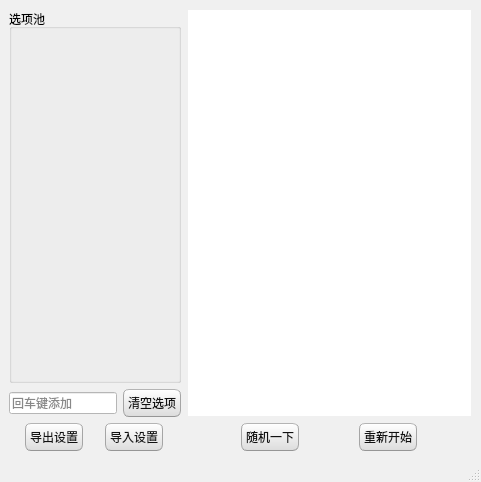
<?xml version="1.0" encoding="UTF-8"?>
<ui version="4.0">
 <class>MainWindow</class>
 <widget class="QMainWindow" name="MainWindow">
  <property name="geometry">
   <rect>
    <x>0</x>
    <y>0</y>
    <width>481</width>
    <height>482</height>
   </rect>
  </property>
  <property name="windowTitle">
   <string>天命之选</string>
  </property>
  <property name="styleSheet">
   <string notr="true">QMainWindow {
	background-color:#f0f0f0;
}
QCheckBox {
	padding:2px;
}
QCheckBox:hover {
	border:1px solid rgb(255,150,60);
	border-radius:4px;
	padding: 1px;
	background-color:qlineargradient(spread:pad, x1:0.5, y1:1, x2:0.5, y2:0, stop:0 rgba(190, 90, 50, 50), stop:1 rgba(250, 130, 40, 50));
}
QCheckBox::indicator:checked {
	border:1px solid rgb(246, 134, 86);
	border-radius:4px;
  	background-color:rgb(246, 134, 86)
}
QCheckBox::indicator:unchecked {
	border-width:1px solid rgb(246, 134, 86);
	border-radius:4px;
  	background-color:rgb(255,255,255);
}
QColorDialog {
	background-color:#f0f0f0;
}
QComboBox {
	color:rgb(81,72,65);
	background: #ffffff;
}
QComboBox:editable {
	selection-color:rgb(81,72,65);
	selection-background-color: #ffffff;
}
QComboBox QAbstractItemView {
	selection-color: #ffffff;
	selection-background-color: rgb(246, 134, 86);
}
QComboBox:!editable:on, QComboBox::drop-down:editable:on {
	color:  #1e1d23;	
}
QDateTimeEdit, QDateEdit, QDoubleSpinBox, QFontComboBox {
	color:rgb(81,72,65);
	background-color: #ffffff;
}

QDialog {
	background-color:#f0f0f0;
}

QLabel,QLineEdit {
	color:rgb(17,17,17);
}
QLineEdit {
	background-color:rgb(255,255,255);
	selection-background-color:rgb(236,116,64);
}
QMenuBar {
	color:rgb(223,219,210);
	background-color:rgb(65,64,59);
}
QMenuBar::item {
	padding-top:4px;
	padding-left:4px;
	padding-right:4px;
	color:rgb(223,219,210);
	background-color:rgb(65,64,59);
}
QMenuBar::item:selected {
	color:rgb(255,255,255);
	padding-top:2px;
	padding-left:2px;
	padding-right:2px;
	border-top-width:2px;
	border-left-width:2px;
	border-right-width:2px;
	border-top-right-radius:4px;
	border-top-left-radius:4px;
	border-style:solid;
	background-color:rgb(65,64,59);
	border-top-color: rgb(47,47,44);
	border-right-color: qlineargradient(spread:pad, x1:0, y1:1, x2:1, y2:0, stop:0 rgba(90, 87, 78, 255), stop:1 rgba(47,47,44, 255));
	border-left-color:  qlineargradient(spread:pad, x1:1, y1:0, x2:0, y2:0, stop:0 rgba(90, 87, 78, 255), stop:1 rgba(47,47,44, 255));
}
QMenu {
	color:rgb(223,219,210);
	background-color:rgb(65,64,59);
}
QMenu::item {
	color:rgb(223,219,210);
	padding:4px 10px 4px 20px;
}
QMenu::item:selected {
	color:rgb(255,255,255);
	background-color: qlineargradient(spread:pad, x1:0.5, y1:1, x2:0.5, y2:0, stop:0 rgba(225, 108, 54, 255), stop:1 rgba(246, 134, 86, 255));
	border-style:solid;
	border-width:3px;
	padding:4px 7px 4px 17px;
	border-bottom-color:qlineargradient(spread:pad, x1:0.5, y1:1, x2:0.5, y2:0, stop:0 rgba(175,85,48,255), stop:1 rgba(236,114,67, 255));
	border-top-color:qlineargradient(spread:pad, x1:0.5, y1:1, x2:0.5, y2:0, stop:0 rgba(253,156,113,255), stop:1 rgba(205,90,46, 255));
	border-right-color:qlineargradient(spread:pad, x1:0, y1:0.5, x2:1, y2:0.5, stop:0 rgba(253,156,113,255), stop:1 rgba(205,90,46, 255));
	border-left-color:qlineargradient(spread:pad, x1:1, y1:0.5, x2:0, y2:0.5, stop:0 rgba(253,156,113,255), stop:1 rgba(205,90,46, 255));
}
QPlainTextEdit {
	border: 1px solid transparent;
	color:rgb(17,17,17);
	selection-background-color:rgb(236,116,64);
    background-color: #FFFFFF;
}

QProgressBar {
	text-align: center;
	color: rgb(0, 0, 0);
	border: 1px inset rgb(150,150,150); 
	border-radius: 10px;
	background-color:rgb(221,221,219);
}
QProgressBar::chunk:horizontal {
	background-color: qlineargradient(spread:pad, x1:0.5, y1:1, x2:0.5, y2:0, stop:0 rgba(225, 108, 54, 255), stop:1 rgba(246, 134, 86, 255));
	border:1px solid;
	border-radius:8px;
	border-bottom-color:qlineargradient(spread:pad, x1:0.5, y1:1, x2:0.5, y2:0, stop:0 rgba(175,85,48,255), stop:1 rgba(236,114,67, 255));
	border-top-color:qlineargradient(spread:pad, x1:0.5, y1:1, x2:0.5, y2:0, stop:0 rgba(253,156,113,255), stop:1 rgba(205,90,46, 255));
	border-right-color:qlineargradient(spread:pad, x1:0, y1:0.5, x2:1, y2:0.5, stop:0 rgba(253,156,113,255), stop:1 rgba(205,90,46, 255));
	border-left-color:qlineargradient(spread:pad, x1:1, y1:0.5, x2:0, y2:0.5, stop:0 rgba(253,156,113,255), stop:1 rgba(205,90,46, 255));
}
QPushButton{
	color:rgb(17,17,17);
	border-width: 1px;
	border-radius: 6px;
	border-bottom-color: rgb(150,150,150);
	border-right-color: rgb(165,165,165);
	border-left-color: rgb(165,165,165);
	border-top-color: rgb(180,180,180);
	border-style: solid;
	padding: 4px;
	background-color: qlineargradient(spread:pad, x1:0.5, y1:1, x2:0.5, y2:0, stop:0 rgba(220, 220, 220, 255), stop:1 rgba(255, 255, 255, 255));
}
QPushButton:hover{
	color:rgb(17,17,17);
	border-width: 1px;
	border-radius:6px;
	border-top-color: rgb(255,150,60);
	border-right-color: qlineargradient(spread:pad, x1:0, y1:1, x2:1, y2:0, stop:0 rgba(200, 70, 20, 255), stop:1 rgba(255,150,60, 255));
	border-left-color:  qlineargradient(spread:pad, x1:1, y1:0, x2:0, y2:0, stop:0 rgba(200, 70, 20, 255), stop:1 rgba(255,150,60, 255));
	border-bottom-color: rgb(200,70,20);
	border-style: solid;
	padding: 2px;
	background-color: qlineargradient(spread:pad, x1:0.5, y1:1, x2:0.5, y2:0, stop:0 rgba(220, 220, 220, 255), stop:1 rgba(255, 255, 255, 255));
}
QPushButton:default{
	color:rgb(17,17,17);
	border-width: 1px;
	border-radius:6px;
	border-top-color: rgb(255,150,60);
	border-right-color: qlineargradient(spread:pad, x1:0, y1:1, x2:1, y2:0, stop:0 rgba(200, 70, 20, 255), stop:1 rgba(255,150,60, 255));
	border-left-color:  qlineargradient(spread:pad, x1:1, y1:0, x2:0, y2:0, stop:0 rgba(200, 70, 20, 255), stop:1 rgba(255,150,60, 255));
	border-bottom-color: rgb(200,70,20);
	border-style: solid;
	padding: 2px;
	background-color: qlineargradient(spread:pad, x1:0.5, y1:1, x2:0.5, y2:0, stop:0 rgba(220, 220, 220, 255), stop:1 rgba(255, 255, 255, 255));
}
QPushButton:pressed{
	color:rgb(17,17,17);
	border-width: 1px;
	border-radius: 6px;
	border-width: 1px;
	border-top-color: rgba(255,150,60,200);
	border-right-color: qlineargradient(spread:pad, x1:0, y1:1, x2:1, y2:0, stop:0 rgba(200, 70, 20, 255), stop:1 rgba(255,150,60, 200));
	border-left-color:  qlineargradient(spread:pad, x1:1, y1:0, x2:0, y2:0, stop:0 rgba(200, 70, 20, 255), stop:1 rgba(255,150,60, 200));
	border-bottom-color: rgba(200,70,20,200);
	border-style: solid;
	padding: 2px;
	background-color: qlineargradient(spread:pad, x1:0.5, y1:0, x2:0.5, y2:1, stop:0 rgba(220, 220, 220, 255), stop:1 rgba(255, 255, 255, 255));
}
QPushButton:disabled{
	color:rgb(174,167,159);
	border-width: 1px;
	border-radius: 6px;
	background-color: qlineargradient(spread:pad, x1:0.5, y1:1, x2:0.5, y2:0, stop:0 rgba(200, 200, 200, 255), stop:1 rgba(230, 230, 230, 255));
}
QRadioButton {
	padding: 1px;
}
QRadioButton::indicator:checked {
	height: 10px;
	width: 10px;
	border-style:solid;
	border-radius:5px;
	border-width: 1px;
	border-color: rgba(246, 134, 86, 255);
	color: #a9b7c6;
	background-color:rgba(246, 134, 86, 255);
}
QRadioButton::indicator:!checked {
	height: 10px;
	width: 10px;
	border-style:solid;
	border-radius:5px;
	border-width: 1px;
	border-color: rgb(246, 134, 86);
	color: #a9b7c6;
	background-color: transparent;
}
QScrollArea {
	color: white;
	background-color:#f0f0f0;
}
QSlider::groove {
	border-style: solid;
	border-width: 1px;
	border-color: rgb(207,207,207);
}
QSlider::groove:horizontal {
	height: 5px;
	background: rgb(246, 134, 86);
}
QSlider::groove:vertical {
	width: 5px;
	background: rgb(246, 134, 86);
}
QSlider::handle:horizontal {
	background: rgb(253,253,253);
	border-style: solid;
	border-width: 1px;
	border-color: rgb(207,207,207);
	width: 12px;
	margin: -5px 0;
	border-radius: 7px;
}
QSlider::handle:vertical {
	background: rgb(253,253,253);
	border-style: solid;
	border-width: 1px;
	border-color: rgb(207,207,207);
	height: 12px;
	margin: 0 -5px;
	border-radius: 7px;
}
QSlider::add-page:horizontal, QSlider::add-page:vertical {
 	background: white;
}
QSlider::sub-page:horizontal, QSlider::sub-page:vertical {
	background: rgb(246, 134, 86);
}
QStatusBar, QSpinBox {
	color:rgb(81,72,65);
}
QSpinBox {
	background-color: #ffffff;
}
QScrollBar:horizontal {
	max-height: 20px;
	border: 1px transparent;
	margin: 0px 20px 0px 20px;
}
QScrollBar::handle:horizontal {
	background: rgb(253,253,253);
	border: 1px solid rgb(207,207,207);
	border-radius: 7px;
	min-width: 25px;
}
QScrollBar::handle:horizontal:hover {
	background: rgb(253,253,253);
	border: 1px solid rgb(255,150,60);
	border-radius: 7px;
	min-width: 25px;
}
QScrollBar::add-line:horizontal {
  	border: 1px solid rgb(207,207,207);
  	border-top-right-radius: 7px;
  	border-top-left-radius: 7px;
  	border-bottom-right-radius: 7px;
  	background: rgb(255, 255, 255);
  	width: 20px;
  	subcontrol-position: right;
  	subcontrol-origin: margin;
}
QScrollBar::add-line:horizontal:hover {
  	border: 1px solid rgb(255,150,60);
  	border-top-right-radius: 7px;
  	border-top-left-radius: 7px;
  	border-bottom-right-radius: 7px;
  	background: rgb(255, 255, 255);
  	width: 20px;
  	subcontrol-position: right;
  	subcontrol-origin: margin;
}
QScrollBar::add-line:horizontal:pressed {
  	border: 1px solid grey;
  	border-top-left-radius: 7px;
  	border-top-right-radius: 7px;
  	border-bottom-right-radius: 7px;
  	background: rgb(231,231,231);
  	width: 20px;
  	subcontrol-position: right;
  	subcontrol-origin: margin;
}
QScrollBar::sub-line:horizontal {
  	border: 1px solid rgb(207,207,207);
  	border-top-right-radius: 7px;
  	border-top-left-radius: 7px;
  	border-bottom-left-radius: 7px;
  	background: rgb(255, 255, 255);
  	width: 20px;
  	subcontrol-position: left;
  	subcontrol-origin: margin;
}
QScrollBar::sub-line:horizontal:hover {
  	border: 1px solid rgb(255,150,60);
  	border-top-right-radius: 7px;
  	border-top-left-radius: 7px;
  	border-bottom-left-radius: 7px;
  	background: rgb(255, 255, 255);
  	width: 20px;
  	subcontrol-position: left;
  	subcontrol-origin: margin;
}
QScrollBar::sub-line:horizontal:pressed {
  	border: 1px solid grey;
  	border-top-right-radius: 7px;
  	border-top-left-radius: 7px;
  	border-bottom-left-radius: 7px;
  	background: rgb(231,231,231);
  	width: 20px;
  	subcontrol-position: left;
  	subcontrol-origin: margin;
}
QScrollBar::left-arrow:horizontal {
  	border: 1px transparent grey;
  	border-top-left-radius: 3px;
  	border-bottom-left-radius: 3px;
  	width: 6px;
  	height: 6px;
  	background: rgb(230,230,230);
}
QScrollBar::right-arrow:horizontal {
	border: 1px transparent grey;
	border-top-right-radius: 3px;
	border-bottom-right-radius: 3px;
  	width: 6px;
  	height: 6px;
 	background: rgb(230,230,230);
}
QScrollBar::add-page:horizontal, QScrollBar::sub-page:horizontal {
 	background: none;
} 
QScrollBar:vertical {
	max-width: 20px;
	border: 1px transparent grey;
	margin: 20px 0px 20px 0px;
}
QScrollBar::add-line:vertical {
	border: 1px solid;
	border-color: rgb(207,207,207);
	border-bottom-right-radius: 7px;
	border-bottom-left-radius: 7px;
	border-top-left-radius: 7px;
	background: rgb(255, 255, 255);
  	height: 20px;
  	subcontrol-position: bottom;
  	subcontrol-origin: margin;
}
QScrollBar::add-line:vertical:hover {
  	border: 1px solid;
  	border-color: rgb(255,150,60);
  	border-bottom-right-radius: 7px;
  	border-bottom-left-radius: 7px;
  	border-top-left-radius: 7px;
  	background: rgb(255, 255, 255);
  	height: 20px;
  	subcontrol-position: bottom;
  	subcontrol-origin: margin;
}
QScrollBar::add-line:vertical:pressed {
  	border: 1px solid grey;
  	border-bottom-left-radius: 7px;
  	border-bottom-right-radius: 7px;
  	border-top-left-radius: 7px;
  	background: rgb(231,231,231);
  	height: 20px;
  	subcontrol-position: bottom;
  	subcontrol-origin: margin;
}
QScrollBar::sub-line:vertical {
  	border: 1px solid rgb(207,207,207);
  	border-top-right-radius: 7px;
  	border-top-left-radius: 7px;
  	border-bottom-left-radius: 7px;
  	background: rgb(255, 255, 255);
  	height: 20px;
  	subcontrol-position: top;
  	subcontrol-origin: margin;
}
QScrollBar::sub-line:vertical:hover {
  	border: 1px solid rgb(255,150,60);
  	border-top-right-radius: 7px;
  	border-top-left-radius: 7px;
  	border-bottom-left-radius: 7px;
	background: rgb(255, 255, 255);
  	height: 20px;
  	subcontrol-position: top;
  	subcontrol-origin: margin;
}
QScrollBar::sub-line:vertical:pressed {
  	border: 1px solid grey;
  	border-top-left-radius: 7px;
  	border-top-right-radius: 7px;
  	background: rgb(231,231,231);
 	height: 20px;
  	subcontrol-position: top;
  	subcontrol-origin: margin;
}
QScrollBar::handle:vertical {
	background: rgb(253,253,253);
	border: 1px solid rgb(207,207,207);
	border-radius: 7px;
	min-height: 25px;
}
QScrollBar::handle:vertical:hover {
	background: rgb(253,253,253);
	border: 1px solid rgb(255,150,60);
	border-radius: 7px;
	min-height: 25px;
}
QScrollBar::up-arrow:vertical {
	border: 1px transparent grey;
  	border-top-left-radius: 3px;
	border-top-right-radius: 3px;
  	width: 6px;
  	height: 6px;
  	background: rgb(230,230,230);
}
QScrollBar::down-arrow:vertical {
  	border: 1px transparent grey;
  	border-bottom-left-radius: 3px;
  	border-bottom-right-radius: 3px;
  	width: 6px;
  	height: 6px;
  	background: rgb(230,230,230);
}
QScrollBar::add-page:vertical, QScrollBar::sub-page:vertical {
  	background: none;
}
QTabWidget {
	color:rgb(0,0,0);
	background-color:rgb(247,246,246);
}
QTabWidget::pane {
	border-color: rgb(180,180,180);
	background-color:rgb(247,246,246);
	border-style: solid;
	border-width: 1px;
  	border-radius: 6px;
}
QTabBar::tab {
	padding-left:4px;
	padding-right:4px;
	padding-bottom:2px;
	padding-top:2px;
	color:rgb(81,72,65);
  	background-color: qlineargradient(spread:pad, x1:0.5, y1:1, x2:0.5, y2:0, stop:0 rgba(221,218,217,255), stop:1 rgba(240,239,238,255));
	border-style: solid;
	border-width: 1px;
  	border-top-right-radius:4px;
	border-top-left-radius:4px;
	border-top-color: rgb(180,180,180);
	border-left-color: rgb(180,180,180);
	border-right-color: rgb(180,180,180);
	border-bottom-color: transparent;
}
QTabBar::tab:selected, QTabBar::tab:last:selected, QTabBar::tab:hover {
  	background-color:rgb(247,246,246);
  	margin-left: 0px;
  	margin-right: 1px;
}
QTabBar::tab:!selected {
	margin-top: 1px;
	margin-right: 1px;
}
QTextEdit {
	border-width: 1px;
	border-style: solid;
	border-color:transparent;
	color:rgb(17,17,17);
	selection-background-color:rgb(236,116,64);
}
QTimeEdit, QToolBox, QToolBox::tab, QToolBox::tab:selected {
	color:rgb(81,72,65);
	background-color: #ffffff;
}</string>
  </property>
  <widget class="QWidget" name="centralwidget">
   <layout class="QHBoxLayout" name="horizontalLayout_14">
    <item>
     <layout class="QHBoxLayout" name="horizontalLayout_3" stretch="1,2">
      <item>
       <layout class="QVBoxLayout" name="verticalLayout_2" stretch="8,1,1">
        <item>
         <widget class="QGroupBox" name="groupBox_options">
          <property name="title">
           <string>选项池</string>
          </property>
          <layout class="QVBoxLayout" name="verticalLayout_3"/>
         </widget>
        </item>
        <item>
         <layout class="QHBoxLayout" name="horizontalLayout_15" stretch="2,0">
          <item>
           <widget class="QLineEdit" name="lineEdit_input">
            <property name="sizePolicy">
             <sizepolicy hsizetype="Minimum" vsizetype="Fixed">
              <horstretch>0</horstretch>
              <verstretch>0</verstretch>
             </sizepolicy>
            </property>
            <property name="placeholderText">
             <string>回车键添加</string>
            </property>
           </widget>
          </item>
          <item>
           <widget class="QPushButton" name="pushButton_clear_options">
            <property name="text">
             <string>清空选项</string>
            </property>
           </widget>
          </item>
         </layout>
        </item>
        <item>
         <layout class="QHBoxLayout" name="horizontalLayout_2">
          <item>
           <widget class="QPushButton" name="pushButton_save">
            <property name="sizePolicy">
             <sizepolicy hsizetype="Fixed" vsizetype="Fixed">
              <horstretch>0</horstretch>
              <verstretch>0</verstretch>
             </sizepolicy>
            </property>
            <property name="text">
             <string>导出设置</string>
            </property>
           </widget>
          </item>
          <item>
           <widget class="QPushButton" name="pushButton_load">
            <property name="sizePolicy">
             <sizepolicy hsizetype="Fixed" vsizetype="Fixed">
              <horstretch>0</horstretch>
              <verstretch>0</verstretch>
             </sizepolicy>
            </property>
            <property name="text">
             <string>导入设置</string>
            </property>
           </widget>
          </item>
         </layout>
        </item>
       </layout>
      </item>
      <item>
       <layout class="QVBoxLayout" name="verticalLayout" stretch="9,1">
        <item>
         <widget class="QTextBrowser" name="textBrowser">
          <property name="styleSheet">
           <string notr="true">color:rgb(138, 71, 255);
</string>
          </property>
          <property name="html">
           <string>&lt;!DOCTYPE HTML PUBLIC &quot;-//W3C//DTD HTML 4.0//EN&quot; &quot;http://www.w3.org/TR/REC-html40/strict.dtd&quot;&gt;
&lt;html&gt;&lt;head&gt;&lt;meta name=&quot;qrichtext&quot; content=&quot;1&quot; /&gt;&lt;style type=&quot;text/css&quot;&gt;
p, li { white-space: pre-wrap; }
&lt;/style&gt;&lt;/head&gt;&lt;body style=&quot; font-family:'SimSun'; font-size:9pt; font-weight:400; font-style:normal;&quot;&gt;
&lt;p style=&quot;-qt-paragraph-type:empty; margin-top:0px; margin-bottom:0px; margin-left:0px; margin-right:0px; -qt-block-indent:0; text-indent:0px;&quot;&gt;&lt;br /&gt;&lt;/p&gt;&lt;/body&gt;&lt;/html&gt;</string>
          </property>
          <property name="placeholderText">
           <string/>
          </property>
         </widget>
        </item>
        <item>
         <layout class="QHBoxLayout" name="horizontalLayout">
          <item>
           <widget class="QPushButton" name="pushButton_run">
            <property name="sizePolicy">
             <sizepolicy hsizetype="Fixed" vsizetype="Fixed">
              <horstretch>0</horstretch>
              <verstretch>0</verstretch>
             </sizepolicy>
            </property>
            <property name="text">
             <string>随机一下</string>
            </property>
           </widget>
          </item>
          <item>
           <widget class="QPushButton" name="pushButton_reset">
            <property name="sizePolicy">
             <sizepolicy hsizetype="Fixed" vsizetype="Fixed">
              <horstretch>0</horstretch>
              <verstretch>0</verstretch>
             </sizepolicy>
            </property>
            <property name="text">
             <string>重新开始</string>
            </property>
           </widget>
          </item>
         </layout>
        </item>
       </layout>
      </item>
     </layout>
    </item>
   </layout>
  </widget>
  <widget class="QStatusBar" name="statusbar"/>
 </widget>
 <resources/>
 <connections/>
</ui>
